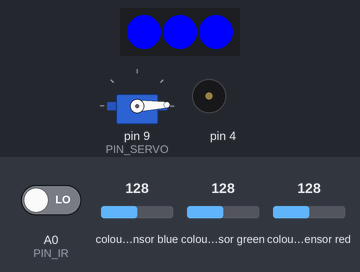
Simulated run of this sketch. Board: Arduino Uno, built with avr-gcc and run on an emulated ATmega328P. On the bench: servo, 3 RGB LEDs in strip order, left to right, buzzer (waves = sounding). The test bench sets the inputs (shaded band); at power-on: colour sensor green 128, colour sensor red 128, A0 (PIN_IR) LOW, colour sensor blue 128.

Above: at 5.0 s.
5.1 s: colour sensor green set to 132
At 11.6 s:
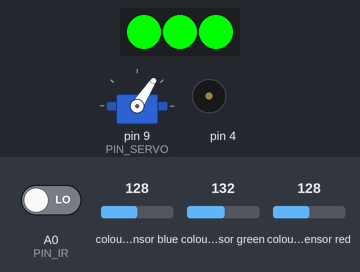
12.3 s: colour sensor red set to 134
At 18.4 s:
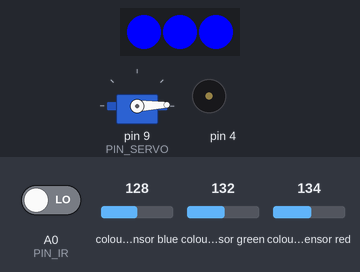
19.5 s: colour sensor green set to 128
At 25.1 s:
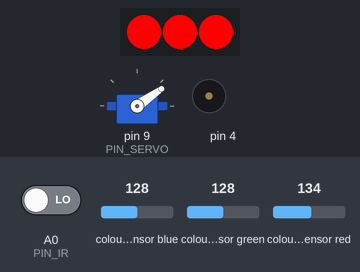
27.9 s: A0 (PIN_IR) driven HIGH
At 30.1 s:
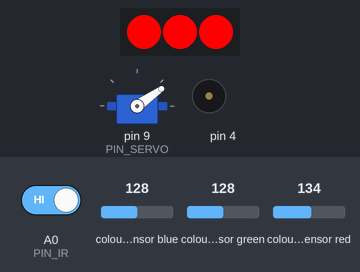
35.1 s: A0 (PIN_IR) driven LOW
At 36.6 s:
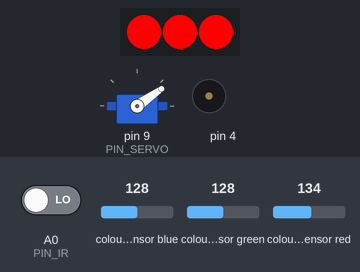
42.3 s: colour sensor blue set to 191
At 46.3 s:
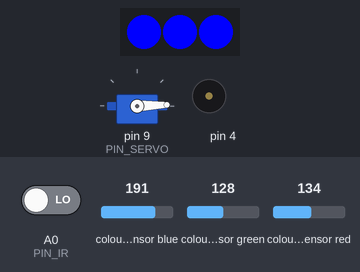
Timing chart, 0 to 50.5 s (numbered marks = the images above; inputs shaded):
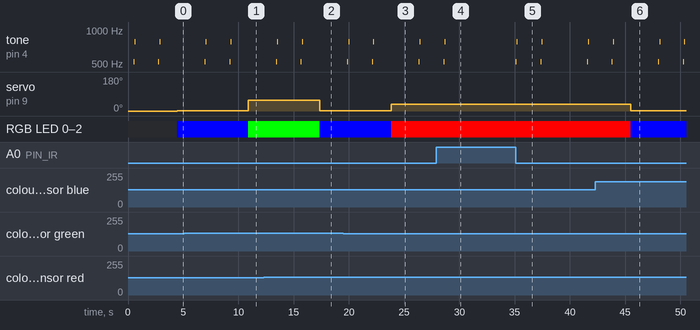

Measured:
- the behaviour switches between 129 and 130 on colour sensor green (found by bisection; images 0 and 1)
- the behaviour switches between 131 and 132 on colour sensor red (found by bisection; images 1 and 2)
- the behaviour switches between 132 and 131 on colour sensor green (found by bisection; images 2 and 3)
- after the input at 5.1 s, servo on pin 9 (PIN_SERVO): 2° → 57° after 5.8 s; RGB LED 0–2: RGB(0, 0, 255) → RGB(0, 255, 0) after 5.8 s
- after the input at 12.3 s, servo on pin 9 (PIN_SERVO): 57° → 2° after 5.1 s; RGB LED 0–2: RGB(0, 255, 0) → RGB(0, 0, 255) after 5.1 s
- after the input at 19.5 s, servo on pin 9 (PIN_SERVO): 2° → 35° after 4.3 s; RGB LED 0–2: RGB(0, 0, 255) → RGB(255, 0, 0) after 4.3 s
- after the input at 27.9 s, tone on pin 4: goes on until 28.7 s, then stays silent
- after the input at 35.1 s, tone on pin 4: plays 523 Hz for 0.05 s, 784 Hz for 0.05 s, 523 Hz for 0.05 s, 784 Hz for 0.05 s, 523 Hz for 0.05 s, 784 Hz for 0.05 s, starting at once
- after the input at 42.3 s, servo on pin 9 (PIN_SERVO): 35° → 2° after 3.2 s; RGB LED 0–2: RGB(255, 0, 0) → RGB(0, 0, 255) after 3.2 s

The sketch:

15_conveyer_belt_bluetooth.ino
```cpp
/**
 * 블루투스 예제
 *
 * 앱인벤터로 제작한 앱을 통해
 * 1. 현재 컨베이어벨트의 상태 알아오기
 * 2. 가동/정지시키기
 * 3. 제품 분류 결과 알아오기
 * 를 수행할 수 있다.
 */

/* 라이브러리 불러오기 */
#include <Adafruit_NeoPixel.h>  // LED 모듈 라이브러리
#include <Adafruit_TCS34725.h>  // 컬러 센서 라이브러리
#include <Servo.h>              // 서보모터 라이브러리 불러오기
#include <SoftwareSerial.h>     // 블루투스에 이용되는 라이브러리
#include <Wire.h>               // I2C 통신에 사용되는 라이브러리

/* 상수 선언 : 핀 번호, 속도제어, 서보모터의 각도*/
#define PIN_DC_DIRECTION 13  // DC모터(레일) 방향을 정하는 핀(현재 B모터 사용)
#define PIN_DC_SPEED 11      // DC모터(레일) 속도를 정하는 핀(현재 B모터 사용)
#define PIN_SERVO 9          // 서보모터 연결 핀
#define PIN_LED 5            // LED 연결 핀
#define BLUETOOTH_TX 2       // 블루투스 TX
#define BLUETOOTH_RX 3       // 블루투스 RX
#define PIN_IR A0            // 적외선 IR센서 연결 핀

#define POS_RED 35           // 빨간 색 제품을 분류할 서보모터의 각도
#define POS_GREEN 57         // 초록 색 제품을 분류할 서보모터의 각도
#define POS_BLUE 2           // 파란 색 제품을 분류할 서보모터의 각도
#define NUM_PIXELS 3         // 네오픽셀의 픽셀 수: 3

/* 변수 선언 : HW객체, 측정값, 기타 변수, ...*/
Adafruit_TCS34725 TCS = Adafruit_TCS34725(TCS34725_INTEGRATIONTIME_50MS, TCS34725_GAIN_4X);
Servo servo;
Adafruit_NeoPixel pixels(NUM_PIXELS, PIN_LED, NEO_GRB + NEO_KHZ800);
SoftwareSerial bluetooth(BLUETOOTH_RX, BLUETOOTH_TX);

uint16_t clear, red, green, blue;  // 색상 값을 저장할 unsigned short int형 변수 선언
int r, g, b, sum;                  // 색상 값을 사용하기 위한 변환값
int railSpeed = 110;               // 레일 기본 속도, 초기값은 160
bool isRailMoving = true;          // 레일 가동/정지 변수 유지 -> 블루투스로 레일 상태 조정

void setup() {
    /* 모터 설정 */
    pinMode(PIN_DC_DIRECTION, OUTPUT);     // dc모터의 방향을 제어하는 핀을 output으로 설정
    digitalWrite(PIN_DC_DIRECTION, HIGH);  // 방향은 전진. 의도한 방향과 반대일 경우 HIGH -> LOW로 변경
    analogWrite(PIN_DC_SPEED, railSpeed);  // 레일 작동 시작
    servo.attach(PIN_SERVO);               // 서보모터를 아두이노와 연결
    servo.write(0);                        // 초기 서보모터가 가리키는 각도는 0도
    delay(500);                            // 서보모터가 완전히 동작을 끝낸 후 detach를 위해 delay를 부여
    servo.detach();                        // 서보모터와 아두이노 분리

    /* 적외선 센서 설정 */
    pinMode(PIN_IR, INPUT);  // 적외선 센서 핀을 INPUT으로 설정

    /* 컬러 센서 설정 */
    TCS.begin();  // 컬러 센서 작동 시작

    /* LED 모듈 설정 */
    pixels.begin();             // LED 모듈 작동 시작
    pixels.setBrightness(255);  // 밝기(0~255) 설정. 최대 밝기로 출력

    /* 블루투스 설정 */
    bluetooth.begin(9600);  // 9600baud rate로 블루투스 통신 시작
}

void loop() {
    if (bluetooth.available()) {  // 블루투스 통신으로부터 전달 된 값이 있다면
        btHandler();              // btHandler()함수에서 처리
    }

    if (!isRailMoving) {  // 컨베이어벨트가 중지상태라면
        return;           // loop에 대한 return문장은 그 즉시 loop문을 종료하고, 처음부터 loop을 시작하게 함
    }

    /* 제품 적재여부 확인 */
    if (digitalRead(PIN_IR) == HIGH) {  // 적외선 센서는 물건 감지 시 LOW값을 전달. HIGH라는 것은 감지되지 않았음
        return;                         // loop에 대한 return문장은 그 즉시 loop문을 종료하고, 처음부터 loop을 시작하게 함
    }

    analogWrite(PIN_DC_SPEED, 0);               // 적외선 센서에서 제품을 감지하여 일시 정지
    toneDetected();                             // 감지되었을 때 나오는 소리를 부저에 출력
    delay(2000);                                // 2초간 정지
    analogWrite(PIN_DC_SPEED, railSpeed - 20);  // 레일을 컬러센서까지 움직이기 시작

    do {                                              // do-while 반복문을 사용하면 최초 1회는 반드시 실행됨
        TCS.getRawData(&red, &green, &blue, &clear);  // 색상 감지 센서에서 측정 값 받아오기
        r = map(red, 0, 21504, 0, 1000);              // 빨간색 데이터 값
        g = map(green, 0, 21504, 0, 1000);            // 초록색 데이터 값
        b = map(blue, 0, 21504, 0, 1000);             // 파란색 데이터 값
        sum = r + g + b;                              // 제품의 색상이 온전하게 감지되었는지 확인하기
    } while (sum < 20);

    analogWrite(PIN_DC_SPEED, 0);  // 컬러 센서에서 일시 정지
    toneDetected();                // 감지되었을 때 나오는 소리를 부저에 출력
    delay(1500);                   // 1.5초 간 레일 대기

    if (r > g && r > b) {         // 빨간 색 제품
        servo.attach(PIN_SERVO);  // 서보모터를 아두이노와 연결
        servo.write(POS_RED);     // 서보모터를 빨간 색 제품 분류방향으로 회전

        /* LED모듈에 있는 3개의 LED모듈에 모두 빨간색에 해당하는 값(#ff0000) 입력*/
        pixels.setPixelColor(0, pixels.Color(255, 0, 0));
        pixels.setPixelColor(1, pixels.Color(255, 0, 0));
        pixels.setPixelColor(2, pixels.Color(255, 0, 0));

        bluetooth.write('r');  // 블루투스를 통해 스마트폰에 RED 상품 분류된 것을 전달
    }

    else if (g > r && g > b) {    // 초록 색 제품
        servo.attach(PIN_SERVO);  // 서보모터를 아두이노와 연결
        servo.write(POS_GREEN);   // 서보모터를 빨간 색 제품 분류방향으로 회전

        /* LED모듈에 있는 3개의 LED모듈에 모두 초록색에 해당하는 값(#00ff00) 입력*/
        pixels.setPixelColor(0, pixels.Color(0, 255, 0));
        pixels.setPixelColor(1, pixels.Color(0, 255, 0));
        pixels.setPixelColor(2, pixels.Color(0, 255, 0));

        bluetooth.write('g');  // 블루투스를 통해 스마트폰에 GREEN 상품 분류된 것을 전달
    }

    else {                        // 파란 색 제품
        servo.attach(PIN_SERVO);  // 서보모터를 아두이노와 연결
        servo.write(POS_BLUE);    // 서보모터를 빨간 색 제품 분류방향으로 회전

        /* LED모듈에 있는 3개의 LED모듈에 모두 초록색에 해당하는 값(#0000ff) 입력*/
        pixels.setPixelColor(0, pixels.Color(0, 0, 255));
        pixels.setPixelColor(1, pixels.Color(0, 0, 255));
        pixels.setPixelColor(2, pixels.Color(0, 0, 255));

        bluetooth.write('b');  // 블루투스를 통해 스마트폰에 BLUE 상품 분류된 것을 전달
    }

    pixels.show();  // 입력한 색상 값을 LED 모듈에 출력

    delay(1500);                           // 측정 결과 표기 후 1.5초 간 레일 대기
    servo.detach();                        // 서보모터와 아두이노 연결 해제
    analogWrite(PIN_DC_SPEED, railSpeed);  // 레일 작동 시작

    delay(1000);  // 다음 제품은 1초 뒤부터 인식 가능
}

/* 블루투스 동작을 수행하는 함수 */
void btHandler() {
    char b = bluetooth.read();  // 블루투스로부터 읽어온 값을 변수에 저장
    bluetooth.flush();          // 나머지 의미없는 통신 값을 정리

    if (b == 's') {                // 's' : 시스템의 현재 상태를 요구
        if (isRailMoving) {        // 레일이 움직이고 있을 때
            bluetooth.write('y');  // "Yes"의 'y'를 스마트폰에 전달
        } else {                   // 레일이 정지상태일 때
            bluetooth.write('n');  // "NO"의 'n'을 스마트폰에 전달
        }

    } else if (b == '0') {             // '0' : 작동중인 스마트 팩토리를 정지
        isRailMoving = false;          // 레일의 움직임 상태를 나타내는 isRailMoving 변수의 값을 false로 바꿈
        analogWrite(PIN_DC_SPEED, 0);  // 레일 정지
        bluetooth.write('n');          // "NO"의 'n'을 스마트폰에 전달

    } else if (b == '1') {                     // '1' : 정지중인 스마트 팩토리를 가동
        isRailMoving = true;                   // 레일의 움직임 상태를 나타내는 isRailMoving 변수의 값을 true로 바꿈
        analogWrite(PIN_DC_SPEED, railSpeed);  // 레일 작동 시작
        bluetooth.write('y');                  // "Yes"의 'y'를 스마트폰에 전달
    }
}   // void btHandler()

/* 적외선 센서, 색상감지 센서에서 물체를 감지했을 때 나오는 소리를 출력 */
void toneDetected() {
    tone(4, 523, 50);  // '도'에 해당. 0.05초간 출력
    delay(100);        // 0.1초간 대기(출력시간 0.05초 + 대기시간 0.05초 = 0.1초)
    tone(4, 784, 50);  // '미'에 해당. 0.05초간 출력
    delay(100);        // 0.1초간 대기(출력시간 0.05초 + 대기시간 0.05초 = 0.1초)
}   // void toneDetected()
```
